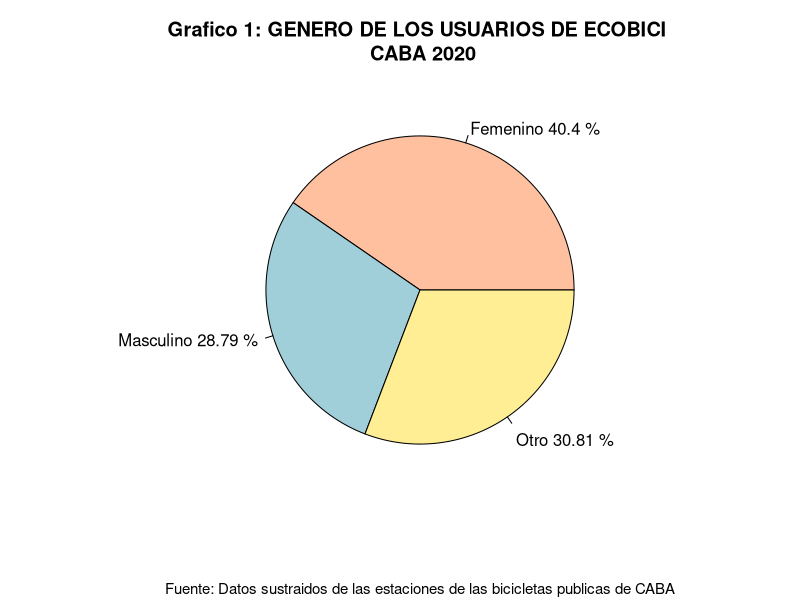
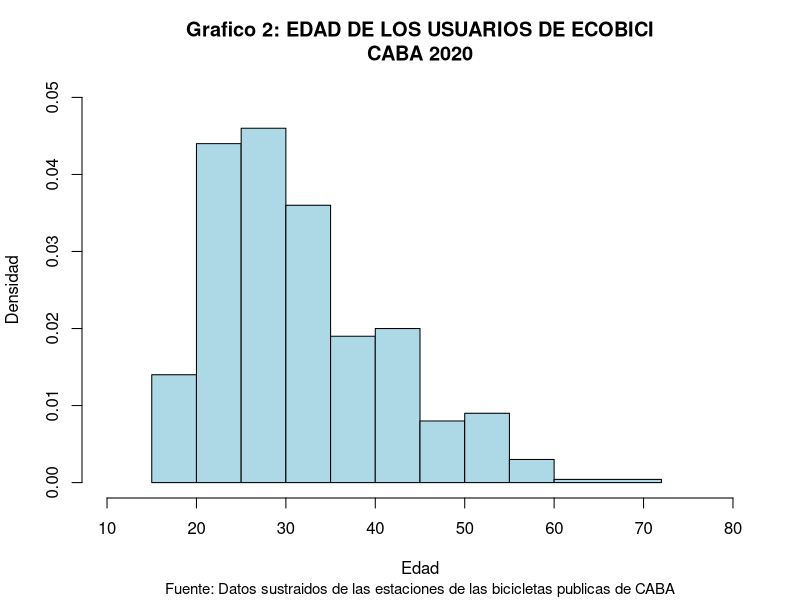
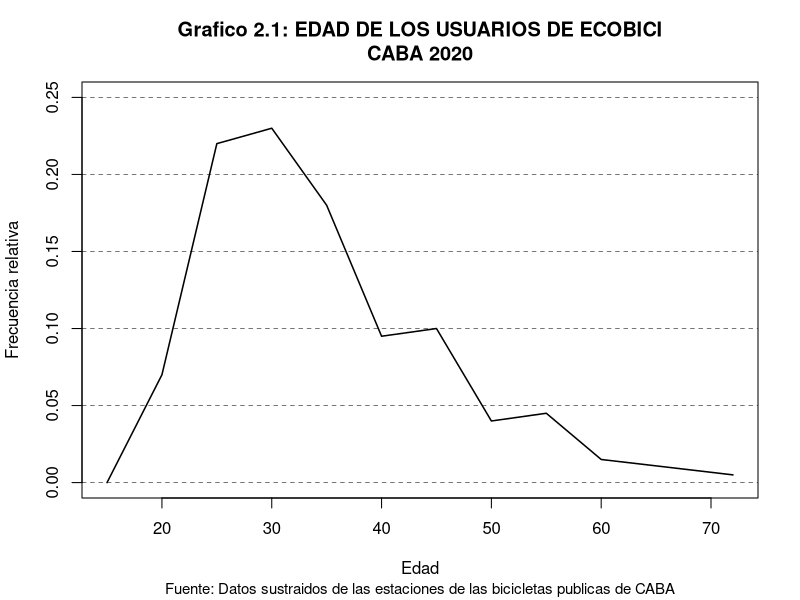
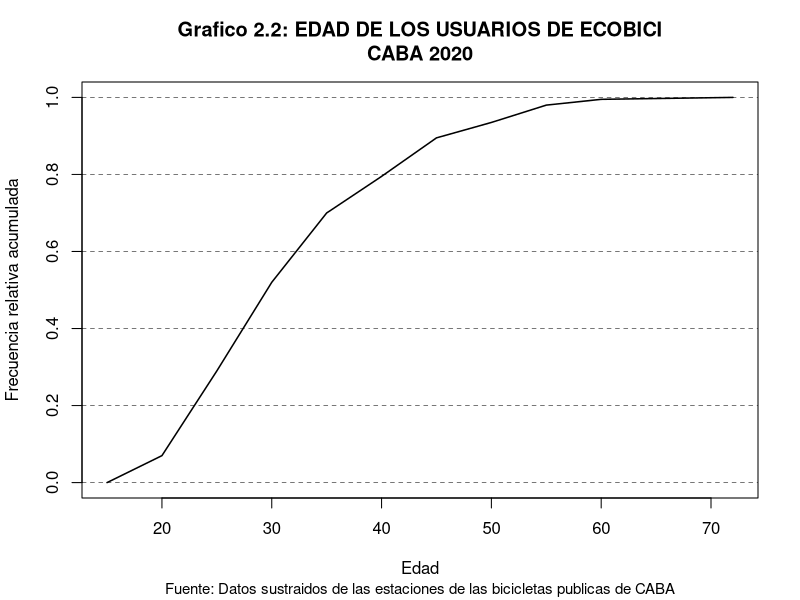
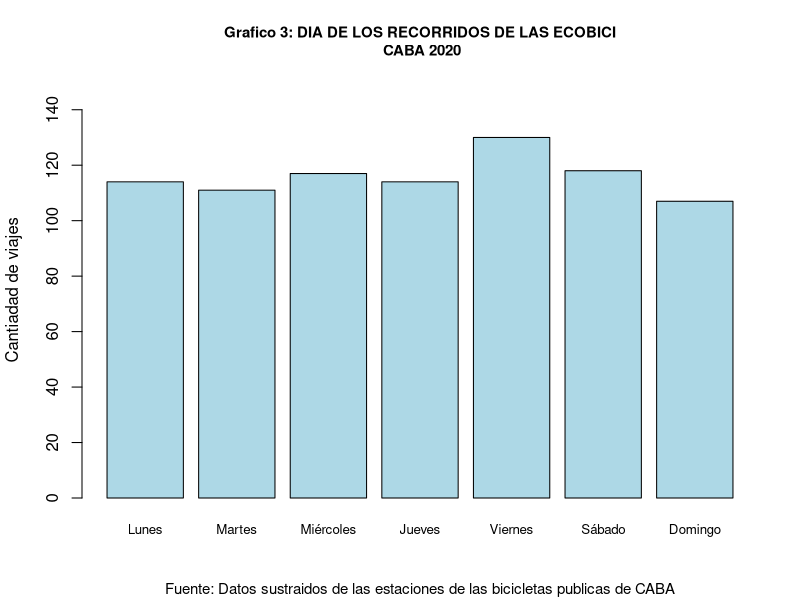
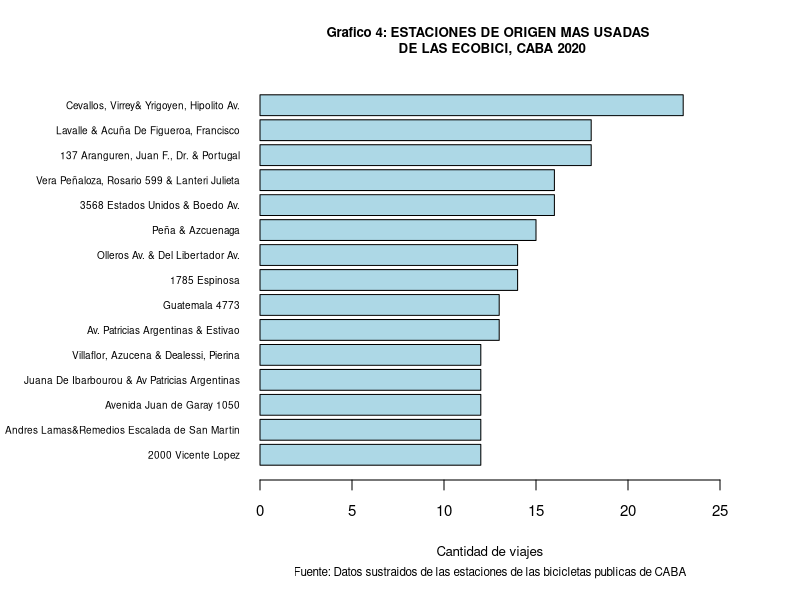

R code for these plots, in order: (Note: this script raises an error after producing the figures.)
## ---- chunk 1
knitr::opts_chunk$set(echo = FALSE)
# Librerias
library(knitr)
library(viridis)
getwd()
# setwd("/home/silva/Documentos/ecobici-estadistica-descriptiva/")
# leemos el csv de recorridos
recorridos <- read.csv("./recorridos6.csv")
# leemos el csv de usuarios
usuarios <- read.csv("./usuarios6.csv")
# combinamos los csv
bicicletas <- merge(usuarios, recorridos, all = TRUE)
# damos un orden a los dias
dia <- factor(bicicletas$dia, levels = c("Lunes","Martes","Miércoles","Jueves", "Viernes", "Sábado", "Domingo"))
## ---- chunk 2

gen <- table(usuarios$genero_usuario)[2:4]
frecRel <- gen/sum(gen)
frecAbsAcum <- cumsum(gen)
frecRelAcum <- cumsum(frecRel)
frecRel <- round(frecRel, digits = 4)
frecRelAcum <- round(frecRelAcum, digits = 4)
tabla <- cbind(c("Femenino", "Masculino", "Otro"),gen,frecRel,frecAbsAcum,frecRelAcum)
names = c("Genero", "Frecuencia absoluta","Frecuencia relativa","Frecuencia absoluta acumulada",
          "Frecuencia relativa acumulada")
kable(tabla, caption = "Tabla de frecuencias", col.names = names, row.names = FALSE, align = c('l','r','r','r','r','r','r','r'))

genero <- table(usuarios$genero_usuario)[2:4]

label <- c("Femenino","Masculino","\nOtro")
porcentajes <- round((genero/sum(genero))*100, digits = 2)
label <- paste(label,porcentajes,"%")
color <- c("#FFC09F","#A0CED9","#FFEE93")
  
pie(
  genero,
  main = "Grafico 1: GENERO DE LOS USUARIOS DE ECOBICI \n CABA 2020",
  labels = label,
  sub="Fuente: Datos sustraidos de las estaciones de las bicicletas publicas de CABA",
  cex.sub = 0.9,
  col = color
)

#var(genero) #Variancia de Genero 151

## ---- chunk 3
edad <- usuarios$edad_usuario
breakpoints <- c(15,20,25,30,35,40,45,50,55,60,72)

# Histograma

hist(edad,breaks = breakpoints, right = TRUE,
     xlim = c(10,80), ylim = c(0,0.05), xlab = "Edad", ylab = "Densidad",
     main = "Grafico 2: EDAD DE LOS USUARIOS DE ECOBICI\nCABA 2020",
     sub="Fuente: Datos sustraidos de las estaciones de las bicicletas publicas de CABA",
     cex.sub = 0.9,
     col = "lightblue")

## ---- chunk 4
edad <- usuarios$edad_usuario
rng_edad <- cut(edad, breakpoints, right = TRUE)
tabla_rng_edad <- table(rng_edad)
n <- sum(tabla_rng_edad)

# Poligono de frecuencias
x <- breakpoints
y <- c(0,tabla_rng_edad)/n
plot(x,y,type="l", xlim = c(15,72), ylim = c(0,0.25),
     main = "Grafico 2.1: EDAD DE LOS USUARIOS DE ECOBICI\nCABA 2020",
     sub="Fuente: Datos sustraidos de las estaciones de las bicicletas publicas de CABA",
     cex.sub = 0.9,
     ylab = "Frecuencia relativa", xlab = "Edad",lwd = 1.5)
for (i in seq(0,0.25,by=0.05)) abline(a=i,b=0,lty=2,lwd=0.5)


# Poligono acumulativo
y = cumsum(y)
plot(x,y,type="l", xlim = c(15,72), 
     main = "Grafico 2.2: EDAD DE LOS USUARIOS DE ECOBICI\nCABA 2020",
     sub="Fuente: Datos sustraidos de las estaciones de las bicicletas publicas de CABA",
     cex.sub = 0.9,
     ylab = "Frecuencia relativa acumulada", xlab = "Edad", lwd = 1.5)
for (i in seq(0,1,by=0.2)) abline(a=i,b=0,lty=2,lwd=0.5)

# var(edad) # Variancia de Edad
## ---- chunk 5
edad <- usuarios$edad_usuario

agrupar <- function(x){
  if (x <= 25) {
    return ("Adulto menor")
  } else if(x <= 45) {
    return ("Adulto medio")
  } else {
    return ("Adulto mayor")
  }
}

etario <- sapply(edad,agrupar)

frecAbs <- table(etario)
frecRel <- frecAbs/sum(frecAbs)
frecAbsAcum <- cumsum(frecAbs)
frecRelAcum <- cumsum(frecRel)
frecRel <- round(frecRel, digits = 4)
frecRelAcum <- round(frecRelAcum, digits = 4)

tabla <- cbind(names(frecAbs),frecAbs,frecRel,frecAbsAcum,frecRelAcum)
names = c("Grupo etario", "Frecuencia absoluta","Frecuencia relativa","Frecuencia absoluta acumulada",
          "Frecuencia relativa acumulada")
kable(tabla, caption = "Tabla de frecuencias", col.names = names, row.names = FALSE, align = c('l','r','r','r','r'))
## ---- chunk 6
semana <- table(dia)
frecRel <- semana/sum(semana)
frecAbsAcum <- cumsum(semana)
frecRelAcum <- cumsum(frecRel)
frecRel <- round(frecRel, digits = 4)
frecRelAcum <- round(frecRelAcum, digits = 4)
tabla <- cbind(names(semana),semana,frecRel,frecAbsAcum,frecRelAcum)
names = c("Estación", "Frecuencia absoluta","Frecuencia relativa","Frecuencia absoluta acumulada",
          "Frecuencia relativa acumulada")
kable(tabla, caption = "Tabla de frecuencias", col.names = names, row.names = FALSE, align = c('l','r','r','r','r','r','r','r'))

barplot(semana, main = "Grafico 3: DIA DE LOS RECORRIDOS DE LAS ECOBICI\n CABA 2020",
        sub="Fuente: Datos sustraidos de las estaciones de las bicicletas publicas de CABA",
        cex.sub = 0.9,
        cex.main = 0.9,
        cex.names = 0.8,
        ylab = "Cantiadad de viajes",
        ylim = c(0,150), col = c("lightblue"))
## ---- chunk 7
frecAbs <- table(bicicletas$direccion_estacion_origen)
frecAbs <- sort(frecAbs, decreasing = TRUE)
#frecAbs <- frecAbs[1:15]
frecRel <- frecAbs/sum(frecAbs)
frecAbsAcum <- cumsum(frecAbs)
frecRelAcum <- cumsum(frecRel)
frecRel <- round(frecRel, digits = 4)
frecRelAcum <- round(frecRelAcum, digits = 4)

tabla <- cbind(names(frecAbs),frecAbs,frecRel,frecAbsAcum,frecRelAcum)
names = c("Estación", "Frecuencia absoluta","Frecuencia relativa","Frecuencia absoluta acumulada",
          "Frecuencia relativa acumulada")
kable(tabla[1:15,], caption = "Tabla de frecuencias", col.names = names, row.names = FALSE, align = c('l',rep('r',15)))

par(mar = c(6,13,4,4))
barplot(
  sort(frecAbs[1:15], decreasing = FALSE),
  main = "Grafico 4: ESTACIONES DE ORIGEN MAS USADAS \n DE LAS ECOBICI, CABA 2020",
  sub="Fuente: Datos sustraidos de las estaciones de las bicicletas publicas de CABA",
  cex.sub = 0.7,
  cex.main = 0.8,
  cex.lab = 0.8,
  cex.axis = 0.9,
  horiz = TRUE,
  las = 1,
  xlim = c(0,25),
  xlab = "Cantidad de viajes",
  cex.names = 0.6,
  col = "lightblue",
)
par(mar = c(5,4,4,2) + 0.1)
## ---- chunk 8
knitr::include_graphics("graficos/origen.png")
## ---- chunk 9
frecAbs <- table(bicicletas$direccion_estacion_destino)
frecAbs <- sort(frecAbs, decreasing = TRUE)
#frecAbs <- frecAbs[1:15]
frecRel <- frecAbs/sum(frecAbs)
frecAbsAcum <- cumsum(frecAbs)
frecRelAcum <- cumsum(frecRel)
frecRel <- round(frecRel, digits = 4)
frecRelAcum <- round(frecRelAcum, digits = 4)

tabla <- cbind(names(frecAbs),frecAbs,frecRel,frecAbsAcum,frecRelAcum)
names = c("Estación", "Frecuencia absoluta","Frecuencia relativa","Frecuencia absoluta acumulada",
          "Frecuencia relativa acumulada")
kable(tabla[1:15,], caption = "Tabla de frecuencias", col.names = names, row.names = FALSE, align = c('l',rep('r',15)))

par(mar = c(6,14,4,4))
barplot(
  sort(frecAbs[1:15], decreasing = FALSE),
  main = "Grafico 5: ESTACIONES DESTINO MAS USADAS \n DE LAS ECOBICI, CABA 2020",
  sub="Fuente: Datos sustraidos de las estaciones de las bicicletas publicas de CABA",
  cex.sub = 0.7,
  cex.main = 0.8,
  cex.lab = 0.8,
  cex.axis = 0.9,
  horiz = TRUE,
  las = 1,
  xlim = c(0,25),
  xlab = "Cantidad de viajes",
  cex.names = 0.6,
  col = "lightblue",
)
par(mar = c(5, 4, 4, 2) + 0.1)
## ---- chunk 10
knitr::include_graphics("graficos/destino.png")
## ---- chunk 11
distancia <- bicicletas$distancia/1000
distancia <- distancia[distancia<20]
boxplot(distancia, horizontal = TRUE, outline = TRUE,
        main = "Grafico 6: DISTANCIA DE LOS RECORRIDOS \n DE ECOBICI, CABA 2020",
        sub="Fuente: Datos sustraidos de las estaciones de las bicicletas publicas de CABA",
        cex.sub = 0.9,
        cex.main = 0.9,
        xlab = "Distancia en kilometros", boxfill = "lightblue")
## ---- chunk 12
duracion <- bicicletas$duracion_recorrido/60
duracion <- duracion[duracion<90]
boxplot(duracion, horizontal = TRUE, outline = FALSE,
        main = "Grafico 7: DURACION DE LOS RECORRIDOS \n DE ECOBICI, CABA 2020",
        sub="Fuente: Datos sustraidos de las estaciones de las bicicletas publicas de CABA",
        cex.sub = 0.9,
        cex.main = 0.9,
        xlab = "Duración en minutos", boxfill = "lightblue")
## ---- chunk 13
viajes <- table(bicicletas$id_usuario)

plot(table(viajes), 
     main = "Grafico 8: CANTIDAD DE VIAJES POR USUARIO\nCABA 2020",
     sub="Fuente: Datos sustraidos de las estaciones de las bicicletas publicas de CABA",
     cex.sub = 0.9,
     ylim = c(0,100), xlab = c("Cantidad de Viajes") ,ylab = c("Cantidad de Usuarios"))

n <- sum(table(viajes))
v <- table(viajes)
v <- append(v,c(0,0,0,0),after =16)
v <- append(v,c(0,0),after = 21)
v <- append(v,0,after=25)
v <- append(v,c(0,0,0,0),after=27)

titulo <- "Grafico 9: FRECUENCIA RELATIVA ACUMULADA DE LA\n CANTIDAD DE VIAJES POR USUARIO\nCABA 2020"
plot(c(0,cumsum(v))/n, type = "s",xlim=c(0,32), main = titulo,
     cex.main = 0.9,
     sub = "Fuente: Datos sustraidos de las estaciones de las bicicletas publicas de CABA",
     cex.sub = 0.9, ylab = "Frecuencia relativa acumulada", xlab = "Cantidad de viajes",lwd=1.5)
for (i in seq(0,1,by=0.2)) abline(a=i,b=0,lty=2,lwd=0.5)
## ---- chunk 14
edad <- bicicletas$edad_usuario

agrupar <- function(x){
  if (x <= 21) {
    return ("[16-21]")
  } else if(x <= 30) {
    return ("[22-30]")
  } else if(x <= 45){
    return ("[30-45]")
  } else if(x <= 72){
    return("[45-72]")
  }
}

edad <- sapply(edad,agrupar)


distancia <- bicicletas$duracion/60

bivar <- data.frame(edad,distancia)

bivar$edad <- factor(bivar$edad, levels = c("[16-21]","[22-30]","[30-45]","[45-72]"))

par(mar = c(6,8,4,4))
boxplot((bivar$distancia)~(bivar$edad), horizontal = TRUE, outline = FALSE,
        main = "Grafico 10: DURACION DEL RECORRIDO SEGUN \n LA EDAD DEL USUARIO, CABA 2020",
        sub="Fuente: Datos sustraidos de las estaciones de las bicicletas publicas de CABA",
        cex.sub = 0.9,
        las = 1,
        ylab = "",
        names = c("De 16 a 21 años", "De 22 a 30 años","De 31 a 45 años", "De 46 a 72 años"),
        xlab = "Duración en minutos", boxfill = "lightblue")
